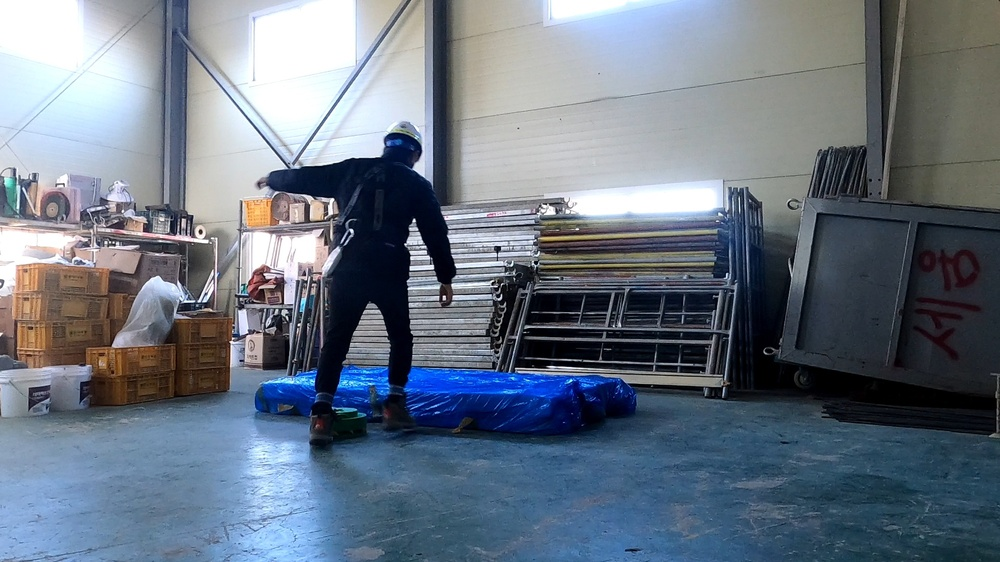
#> input picture data_colletion/S2-N6001M00234.jpg, 1000 x 562 px, shrunk from 1920 x 1080 before the run
$ python label_test.py
#> lines starting #> are read from the running program, lines starting #| are printed output that depends on the picture; after the words box and inside, x2 and y2 are one past the last pixel; in counts of white or black regions, pixels touching at a corner belong together
import cv2
import numpy as np
import json
import os

# JSON 파일 경로 및 이미지 파일 경로
json_path = 'S2-N6001M00234.json'
image_path = 'S2-N6001M00234.jpg'

# COCO 키포인트 순서 (영어 레이블)
keypoint_labels = [
    '0', '1', '2', '3', '4',
    '5', '6', '7', '8',
    '9', '10', '11'
]

# 색상 설정
colors = {
    0: (0, 0, 0),       # 검정색 (보이지 않음)
    1: (0, 255, 255),   # 노란색 (부분적으로 보임)
    2: (0, 255, 0)      # 녹색 (완전히 보임)
}

# JSON 파일에서 키포인트 데이터 읽기
def load_keypoints_from_json(json_path):
    with open(json_path, 'r', encoding='utf-8') as file:
        data = json.load(file)

    # 'keypoints' 항목에서 키포인트 데이터를 추출
    annotations = data.get('annotations', [])
    if annotations:
        keypoints = annotations[0].get('keypoints', [])
        return keypoints
    return []

# 이미지 읽기
image = cv2.imread(image_path)
#> image is the input picture: shape (562, 1000, 3); mean B, G, R 130.2, 116.7, 105.8

if image is None:
    print(f"Image file not found: {image_path}")
    exit()

# 이미지 크기 확인
height, width, _ = image.shape
#> height = 562; width = 1000
print(f"Image size: {width}x{height}")
#| Image size: 1000x562

# JSON 파일에서 키포인트 가져오기
keypoints = load_keypoints_from_json(json_path)
#> (reads models/data_colletion/S2-N6001M00234.json from the repository)

# 키포인트 그리기
for i, (x, y, v) in enumerate(keypoints):
    if v != 0:  # 키포인트가 보이는 경우
        # 좌표가 이미지 크기 내에 있는지 확인
        if 0 <= x < width and 0 <= y < height:
            color = colors[v]
            cv2.circle(image, (int(x), int(y)), 5, color, -1)
            cv2.putText(image, f'{keypoint_labels[i]}', (int(x) + 5, int(y) - 5), cv2.FONT_HERSHEY_SIMPLEX, 0.5, color, 1, cv2.LINE_AA)
        else:
            print(f"Coordinate ({x}, {y}) is out of image bounds.")
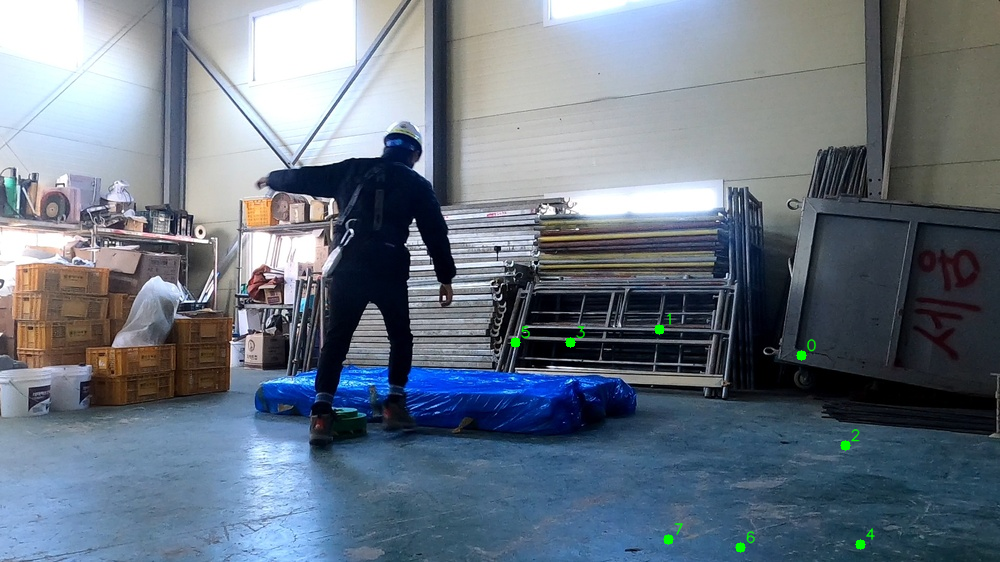
#> image: shape (562, 1000, 3); 0.22% of pixels changed, all inside (x1, y1, x2, y2) = (510, 313, 876, 553)

# 결과 이미지 저장 및 출력
output_image_path = 'output_image.jpg'
cv2.imwrite(output_image_path, image)
cv2.imshow('Keypoints', image)
cv2.waitKey(0)
cv2.destroyAllWindows()
